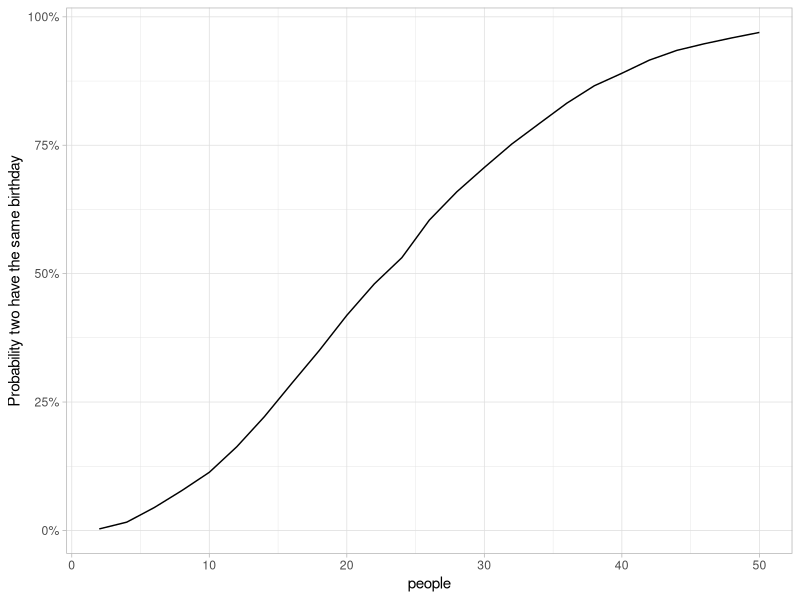
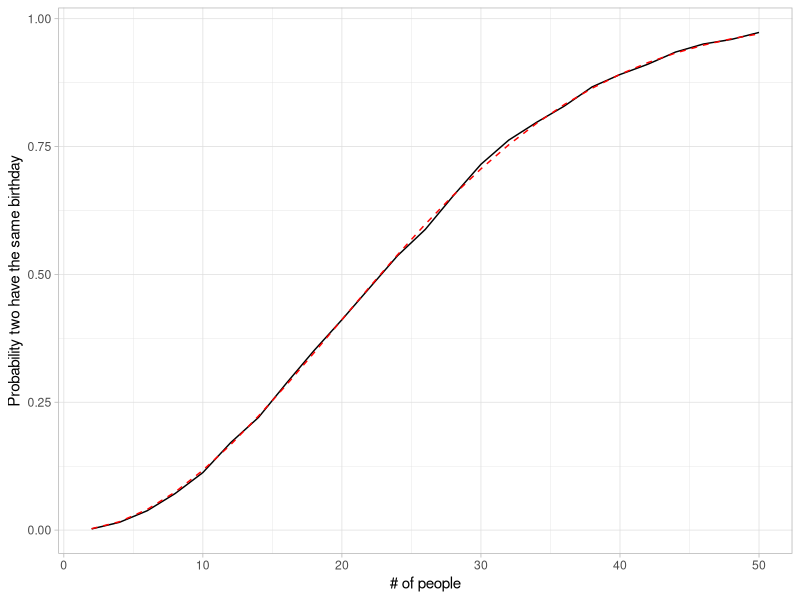
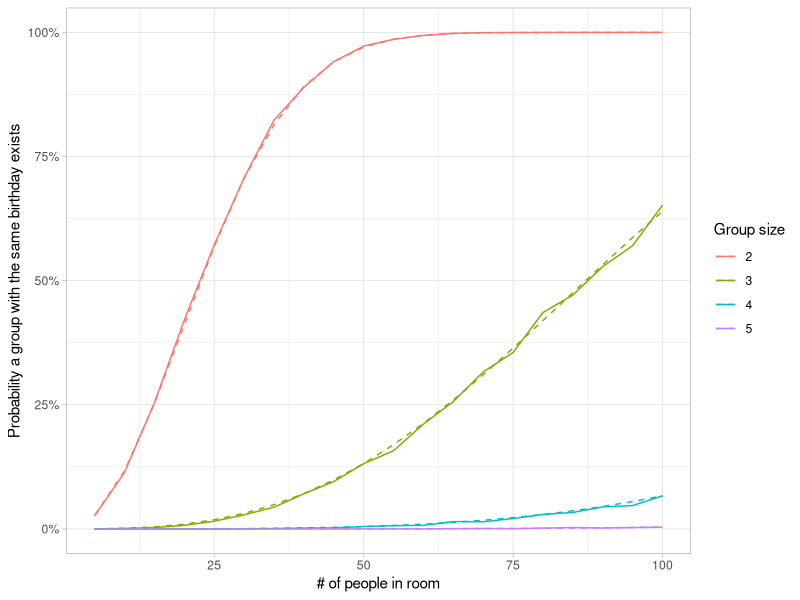

The R source for these figures, in order:
## ---- chunk 1
knitr::opts_chunk$set(echo = TRUE, message = FALSE, warning = FALSE, cache = TRUE)
## ---- chunk 2
library(tidyverse)
theme_set(theme_light())

summarized <- crossing(people = seq(2, 50, 2),
                       trial = 1:10000) %>%
  mutate(birthday = map(people, ~ sample(365, ., replace = TRUE)),
         multiple = map_lgl(birthday, ~ any(duplicated(.)))) %>%
  group_by(people) %>%
  summarize(chance = mean(multiple))

# Visualizing the probability
ggplot(summarized, aes(people, chance)) +
  geom_line() +
  scale_y_continuous(labels = scales::percent_format()) +
  labs(y = "Probability two have the same birthday")
## ---- chunk 3
# 10 random numbers from 1 to 365
sample(365, 10, replace = TRUE)
## ---- chunk 4
# When the values 2 and 1 appear for the second time, they're TRUE
duplicated(c(1, 2, 3, 4, 2, 5, 1))

# This asks "are any values here duplicated?"
any(duplicated(c(1, 2, 3, 4, 2, 5, 1)))
## ---- chunk 5
any(duplicated(sample(365, 20, replace = TRUE)))
## ---- chunk 6
crossing(first = c("a", "b", "c"),
         second = c(1, 2, 3))
## ---- chunk 7
# Generate combinations of 10,000 replications and number of people (2-50)
crossed <- summarized <- crossing(trial = seq_len(10000),
                                  people = seq(2, 50, 2))

crossed
## ---- chunk 8
# Generate a list column of samples
sim <- crossed %>%
  mutate(birthday = map(people, ~ sample(365, ., replace = TRUE)),
         multiple = map_lgl(birthday, ~ any(duplicated(.))))

sim
## ---- chunk 9
# Find the percentage of cases where multiple is TRUE
summarized <- sim %>%
  group_by(people) %>%
  summarize(chance = mean(multiple))

summarized
## ---- chunk 10
# pbirthday is not vectorized, so we have to use map_dbl
summarized %>%
  mutate(exact = map_dbl(people, pbirthday)) %>%
  ggplot(aes(people, chance)) +
  geom_line() +
  geom_line(aes(y = exact), lty = 2, color = "red") +
  labs(x = "# of people",
       y = "Probability two have the same birthday")
## ---- chunk 11
# table() returns a vector of frequencies
table(c("a", "b", "b", "c", "c", "d", "d", "d"))

# So max(table()) tells us that in this group, one letter occurs 3 times
max(table(c("a", "b", "b", "c", "c", "d", "d", "d")))

# Use this max(table()) approach in the map_int
sim_most_common <- crossing(people = seq(5, 100, 5),
                            trial = 1:5000) %>%
  mutate(birthday = map(people, ~ sample(365, ., replace = TRUE))) %>%
  mutate(most_common = map_int(birthday, ~ max(table(.))))

sim_most_common
## ---- chunk 12
summarized_most_common <- sim_most_common %>%
  crossing(threshold = 2:5) %>%
  group_by(people, threshold) %>%
  summarize(chance = mean(most_common >= threshold))

summarized_most_common
## ---- chunk 13
summarized_most_common %>%
  mutate(exact = map2_dbl(people, threshold,
                          ~ pbirthday(.x, coincident = .y))) %>%
  ggplot(aes(people, chance, color = factor(threshold))) +
  geom_line() +
  geom_line(aes(y = exact), lty = 2) +
  scale_y_continuous(labels = scales::percent_format()) +
  labs(x = "# of people in room",
       y = "Probability a group with the same birthday exists",
       color = "Group size")
